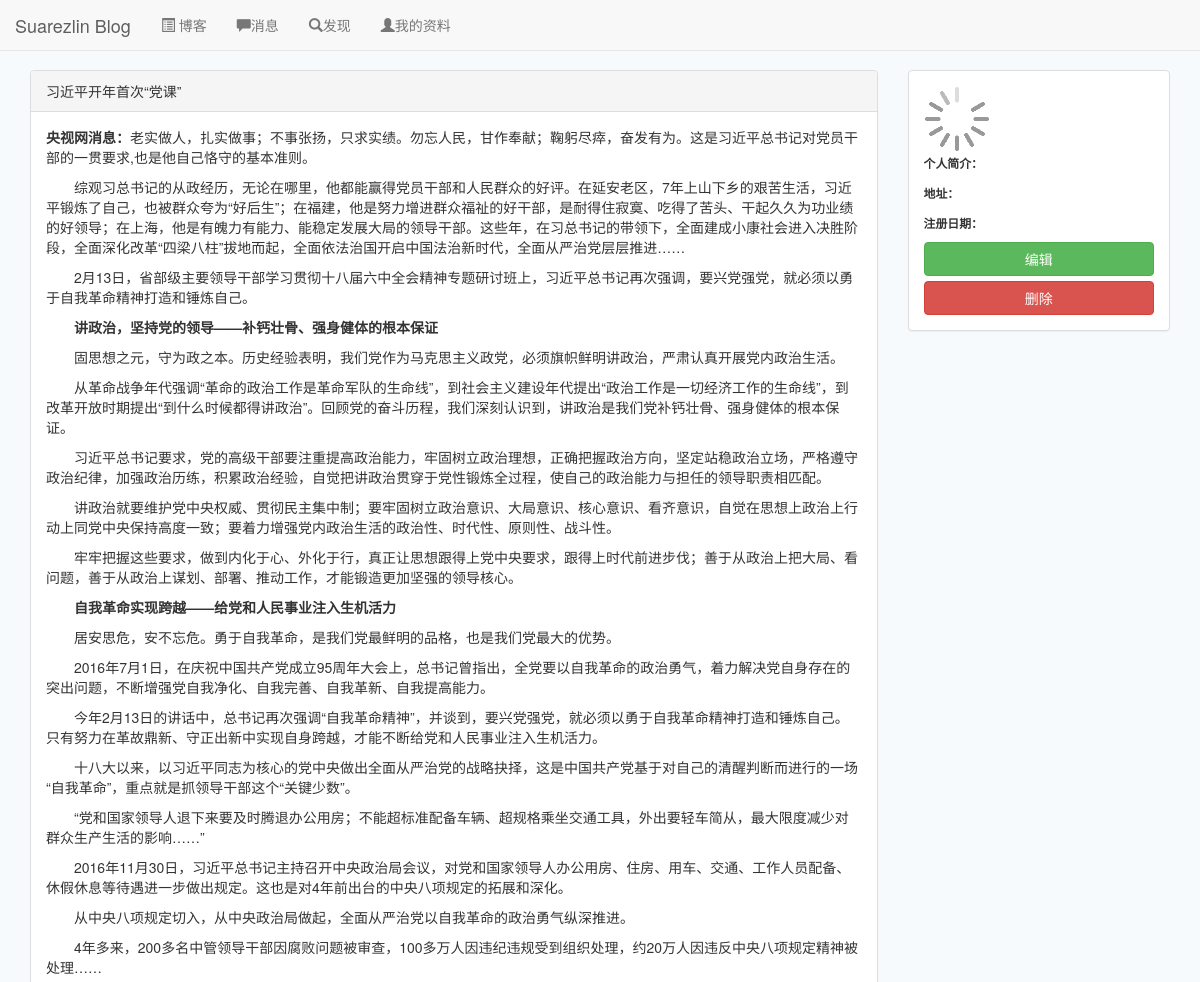
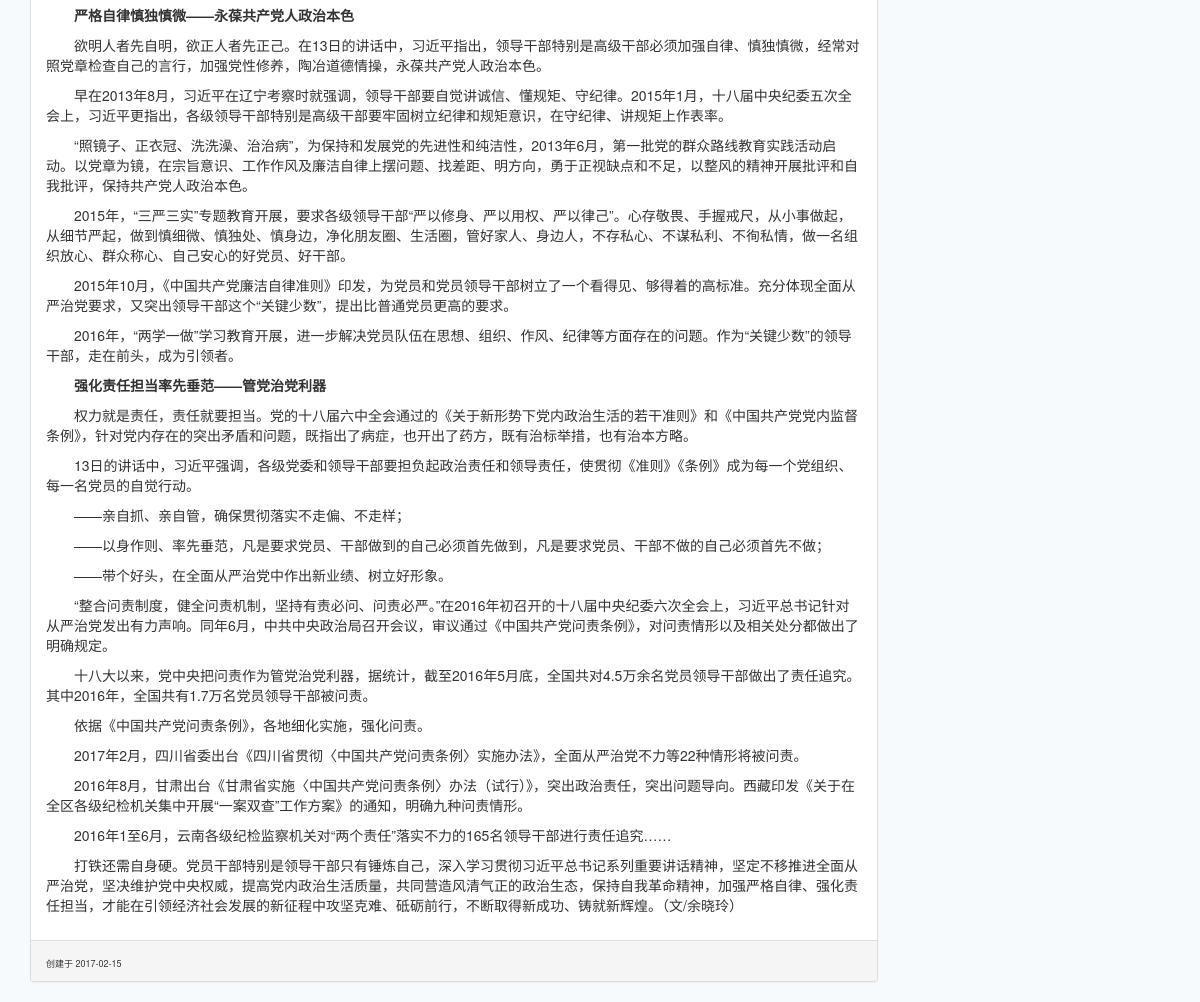
The app's page /blog/104 (signed in) with its own data (2 pictures, top to bottom).
### app/models.py (models this page shows, shortened)
class Text(db.Model):
    __tablename__ = 'texts'
    id = db.Column(db.Integer, primary_key=True)
    body = db.Column(db.Text)
    timestamp = db.Column(db.DateTime, index=True, default=datetime.utcnow)
    author_id = db.Column(db.Integer, db.ForeignKey('users.id'))
    comments = db.relationship('Comment', backref='text')
    title = db.Column(db.Text)
    txt = db.Column(db.Text)
    messages = db.relationship('Message', backref='blog')

### app/main/views.py (the view, shortened to what this page needs)
@main.route('/blog/<id>')
@login_required
def get_blog(id):
    blog = Text.query.filter_by(id=id).first()
    if current_user == blog.author:
        if blog is None:
            abort(404)
        else:
            author = blog.author
            timestamp = utc2local(blog.timestamp).strftime('%Y-%m-%d')
            return render_template('blog.html', author=author, blog=blog, timestamp=timestamp)

### app/auth/views.py (called while the page is built)
@auth.before_app_request
def before_request():
    if current_user.is_authenticated and not current_user.confirmed and request.endpoint[:5]!='auth.':
        return redirect(url_for('auth.unconfirmed'))

### app/main/views.py (called while the page is built)
def utc2local(utc_st):
    now_stamp = time.time()
    local_time = datetime.datetime.fromtimestamp(now_stamp)
    utc_time = datetime.datetime.utcfromtimestamp(now_stamp)
    offset = local_time - utc_time
    local_st = utc_st + offset
    return local_st

### app/models.py (called while the page is built)
@login_manager.user_loader
def load_user(user_id):
    return User.query.get(int(user_id))

### app/templates/blog.html (shortened to what this page needs)
{% extends "base.html" %}
{% block body %}
    <div class="container">
        <div class="row">
            <div class="col-md-9">
                <div class="panel panel-default">
                    <div class="panel-heading">{{ blog.title }}</div>
                    <div class="panel-body">{{ blog.body |safe }}</div>
                    <div class="panel-footer"><span style="font-size: xx-small;">创建于 {{ timestamp }}</span></div>
                </div>
            </div>
            <div class="col-md-3 hidden-xs">
                <div class="panel panel-default info">
                    <div class="panel-body">
                        <div class="media">
                            <div class="media-left">
                                <a data-toggle="modal" data-target="#avatar_modal">
                                    <img class="media-object img-rounded" src="http://localhost:5000/static/wait.gif"
                                         alt=""
                                         style="width: 66px" id="ava">
                                </a>
                            </div>
                            <div class="media-body">
                            </div>
                            <ul class="list-inline">
                                <li>
                                    <small><strong>个人简介：</strong></small>
                                </li>
                            </ul>
                            <ul class="list-inline">
                                <li>
                                    <small><strong>地址：</strong></small>
                                </li>
                            </ul>
                            <ul class="list-inline">
                                <li>
                                    <small><strong>注册日期：</strong></small>
                                </li>
                            </ul>
                        </div>
                        <button type="button" class="btn btn-success btn-block" id="b1" blog="{{ blog.id }}">编辑
                        </button>
                        <button type="button" class="btn btn-danger btn-block" id="b2" blog="{{ blog.id }}">删除
                        </button>
                    </div>
                </div>
            </div>
        </div>
    </div>
{% endblock %}

### app/templates/blog.html (style rules this page uses)
.info { position: fixed; width: 262.5px; }

### records on screen
Text: title "习近平开年首次“党课”", body "央视网消息： 老实做人，扎实做事；不事张扬，只求实绩。勿忘人民，甘作奉献；鞠躬尽瘁，奋发有为。这是习近平总书记对党员干部的一贯要求,也是他自己恪守的基本准则。 综观习总书记的从政经历，无论在哪里，他都能赢得党员干部和人民群众的好评。在延安老区，7年上山下乡的艰苦生活，习近平锻炼了自己，也被群众夸为“好后生”；在福建，他是努力增进群众福祉的好干部，是耐得住寂寞、吃得了苦头、干起久久为功业绩的好领导；在上海，他是有魄力有能力、能稳定发展大局的领导干部。这些年，在习总书记的带领下，全面建成小康社会进入决胜阶段，全面深化改革“四梁八柱”拔地而起，全面依法治国开启中国法治新时代，全面从严治党层层推进…… 2月13日，省部级主要领导干部学习贯彻十八届六中全会精神专题研讨班上，习近平总书记再次强调，要兴党强党，就必须以勇于自我革命精神打造和锤炼自己。 讲政治，坚持党的领导——补钙壮骨、强身健体的根本保证 固思想之元，守为政之本。历史经验表明，我们党作为马克思主义政党，必须旗帜鲜明讲政治，严肃认真开展党内政治生活。 从革命战争年代强调“革命的政治工作是革命军队的生命线”，到社会主义建设年代提出“政治工作是一切经济工作的生命线”，到改革开放时期提出“到什么时候都得讲政治”。回顾党的奋斗历程，我们深刻认识到，讲政治是我们党补钙壮骨、强身健体的根本保证。 习近平总书记要求，党的高级干部要注重提高政治能力，牢固树立政治理想，正确把握政治方向，坚定站稳政治立场，严格遵守政治纪律，加强政治历练，积累政治经验，自觉把讲政治贯穿于党性锻炼全过程，使自己的政治能力与担任的领导职责相匹配。…"

### other values on screen
{{ timestamp }} "2017-02-15"
